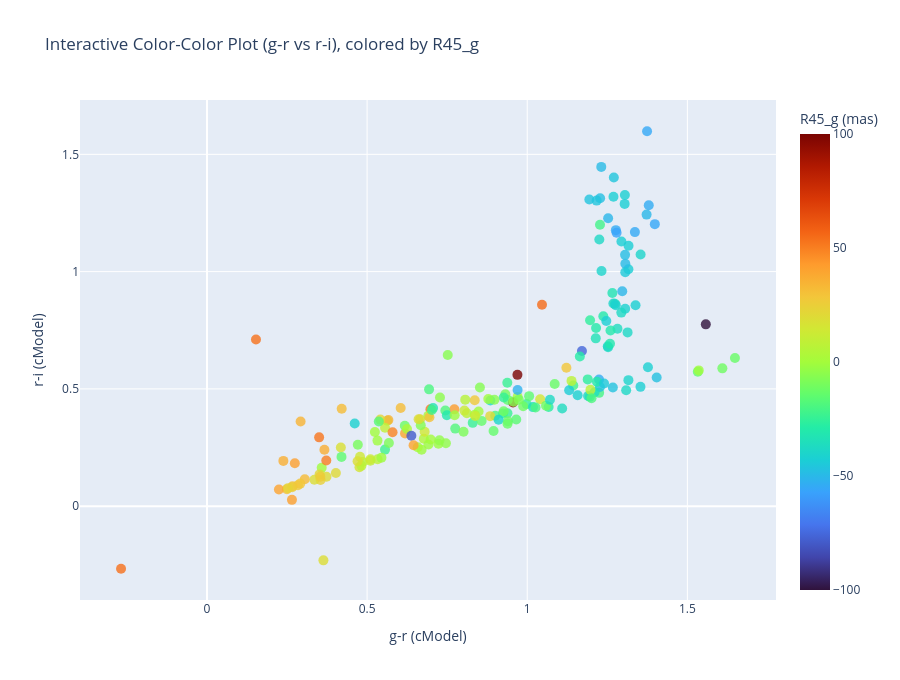

Notebook code for this chart:
### Code cell
# ----------------------------------------------------------------
# 5) Interactive color-color outlier inspection (colored by R45_g)
# ----------------------------------------------------------------

if not HAS_PANDAS:
    print('Pandas not available. This interactive inspector expects results_df as a pandas DataFrame.')
else:
    try:
        import plotly.express as px
    except Exception as err:
        print(f'Plotly import failed: {err}')
        print('Install plotly in this kernel and re-run this cell.')
    else:
        inspect_df = results_df.copy()
        inspect_df = inspect_df[inspect_df['status'] == 'ok'].copy()

        if 'R45_g' not in inspect_df.columns:
            print('R45_g column not found in results_df. Re-run fitting cell and verify output columns.')
        else:
            inspect_df = inspect_df.reset_index().rename(columns={'index': 'table_index'})

            # Convert to mas for readability and build finite plotting sample.
            inspect_df['R45_g_mas'] = inspect_df['R45_g'] * 3600.0 * 1000.0
            if 'R45err_g' in inspect_df.columns:
                inspect_df['R45err_g_mas'] = inspect_df['R45err_g'] * 3600.0 * 1000.0
            else:
                inspect_df['R45err_g_mas'] = np.nan

            plot_cols = [
                'table_index', 'objectId', 'coord_ra', 'coord_dec',
                'g_minus_r', 'r_minus_i', 'r_cModelMag', 'n_fit_rows',
                'R45_g_mas', 'R45err_g_mas'
            ]
            color_df = inspect_df[plot_cols].replace([np.inf, -np.inf], np.nan).dropna(
                subset=['g_minus_r', 'r_minus_i', 'R45_g_mas']
            )

            if len(color_df) == 0:
                print('No finite values available for color-color plotting with R45_g.')
            else:
                color_df['abs_R45_g_mas'] = np.abs(color_df['R45_g_mas'])

                fig = px.scatter(
                    color_df,
                    x='g_minus_r',
                    y='r_minus_i',
                    color='R45_g_mas',
                    color_continuous_scale='turbo',
                    range_color = [-100, 100],
                    hover_data={
                        'table_index': True,
                        'objectId': True,
                        'coord_ra': ':.7f',
                        'coord_dec': ':.7f',
                        'r_cModelMag': ':.3f',
                        'n_fit_rows': True,
                        'R45_g_mas': ':.2f',
                        'R45err_g_mas': ':.2f',
                        'abs_R45_g_mas': ':.2f',
                        'g_minus_r': ':.4f',
                        'r_minus_i': ':.4f',
                    },
                    title='Interactive Color-Color Plot (g-r vs r-i), colored by R45_g',
                    labels={
                        'g_minus_r': 'g-r (cModel)',
                        'r_minus_i': 'r-i (cModel)',
                        'R45_g_mas': 'R45_g (mas)',
                    },
                    height=680,
                )

                fig.update_traces(marker=dict(size=10, opacity=0.8))
                fig.update_layout(
                    clickmode='event+select',
                    dragmode='lasso',
                    coloraxis_colorbar=dict(title='R45_g (mas)')
                )
                fig.show()

                outliers = color_df.sort_values('abs_R45_g_mas', ascending=False).head(20)
                print('Top 20 |R45_g| outliers (use table_index with results_df.loc[...]):')
                display(outliers[[
                    'table_index', 'objectId', 'R45_g_mas', 'R45err_g_mas',
                    'coord_ra', 'coord_dec', 'g_minus_r', 'r_minus_i',
                    'r_cModelMag', 'n_fit_rows'
                ]])

                print('\nTo inspect one point from hover or the outlier table:')
                print('  idx = <table_index>')
                print('  display(results_df.loc[[idx]])')

                53.0239312, -27.8374128

### Figure 1 — Plotly figure (JSON) as saved in the notebook; plotly's stock layout.template omitted (floating-point values rounded to 4 significant figures; data arrays with more than 128 entries replaced by an {"elided": "..."} marker saying what was removed)
{"data": [{"customdata": {"elided": "200x9 float values"}, "hovertemplate": "g-r (cModel)=%{x:.4f}<br>r-i (cModel)=%{y:.4f}<br>table_index=%{customdata[0]}<br>objectId=%{customdata[1]}<br>coord_ra=%{customdata[2]:.7f}<br>coord_dec=%{customdata[3]:.7f}<br>r_cModelMag=%{customdata[4]:.3f}<br>n_fit_rows=%{customdata[5]}<br>R45_g (mas)=%{marker.color:.2f}<br>R45err_g_mas=%{customdata[7]:.2f}<br>abs_R45_g_mas=%{customdata[8]:.2f}<extra></extra>", "legendgroup": "", "marker": {"color": {"elided": "200 float values"}, "coloraxis": "coloraxis", "opacity": 0.8, "size": 10, "symbol": "circle"}, "mode": "markers", "name": "", "orientation": "v", "showlegend": false, "type": "scatter", "x": {"elided": "200 float values"}, "xaxis": "x", "y": {"elided": "200 float values"}, "yaxis": "y"}], "layout": {"clickmode": "event+select", "coloraxis": {"cmax": 100, "cmin": -100, "colorbar": {"title": {"text": "R45_g (mas)"}}, "colorscale": [[0, "#30123b"], [0.07143, "#4145ab"], [0.1429, "#4675ed"], [0.2143, "#39a2fc"], [0.2857, "#1bcfd4"], [0.3571, "#24eca6"], [0.4286, "#61fc6c"], [0.5, "#a4fc3b"], [0.5714, "#d1e834"], [0.6429, "#f3c63a"], [0.7143, "#fe9b2d"], [0.7857, "#f36315"], [0.8571, "#d93806"], [0.9286, "#b11901"], [1, "#7a0402"]]}, "dragmode": "lasso", "height": 680, "legend": {"tracegroupgap": 0}, "title": {"text": "Interactive Color-Color Plot (g-r vs r-i), colored by R45_g"}, "xaxis": {"anchor": "y", "domain": [0, 1], "title": {"text": "g-r (cModel)"}}, "yaxis": {"anchor": "x", "domain": [0, 1], "title": {"text": "r-i (cModel)"}}}}
